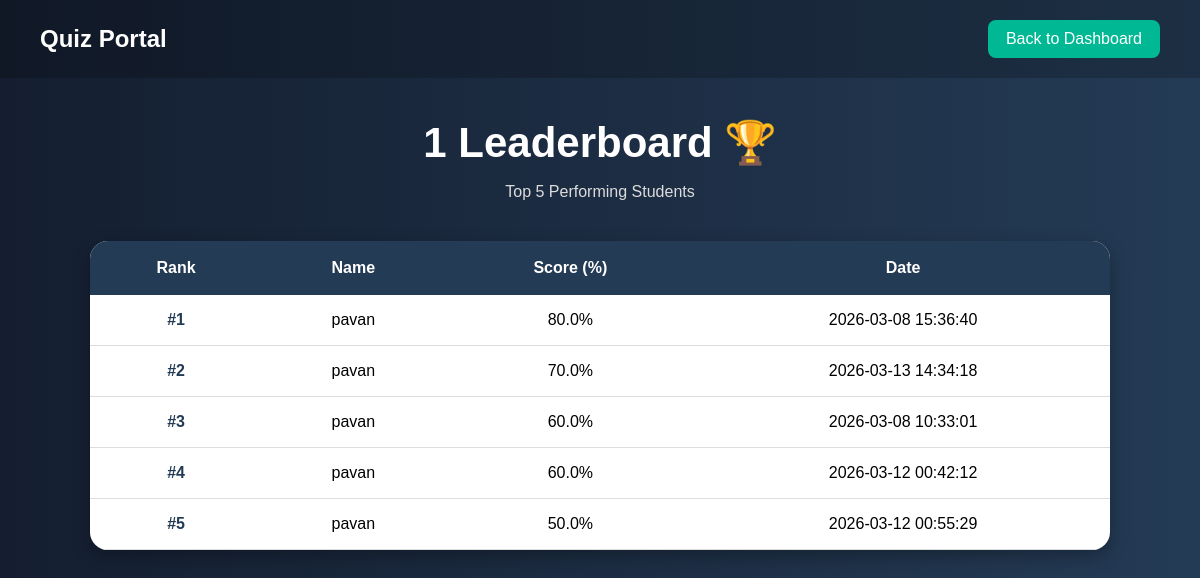
The page /leaderboard/1 on the database its author committed.
### tables this page shows
CREATE TABLE test_history (
    id INTEGER PRIMARY KEY AUTOINCREMENT,
    category TEXT,
    score INTEGER,
    total INTEGER,
    percentage REAL,
    date TIMESTAMP DEFAULT CURRENT_TIMESTAMP
    , user_id INTEGER, difficulty TEXT);

CREATE TABLE users (
            id INTEGER PRIMARY KEY AUTOINCREMENT,
            name TEXT NOT NULL,
            email TEXT UNIQUE NOT NULL,
            password TEXT NOT NULL,
            role TEXT DEFAULT 'user',
            created_at TEXT
        );

### app.py (the view)
@app.route("/leaderboard/<int:category>")
def leaderboard(category):
    conn = get_db()
    cursor = conn.cursor()
    cursor.execute(
        """SELECT users.name,
       (test_history.score * 100.0 / test_history.total) AS percentage,
       test_history.date
       FROM test_history
       JOIN users ON users.id = test_history.user_id
       WHERE category = ?
       ORDER BY percentage DESC
       LIMIT 5
       """,(category,)
       )
    top_students = cursor.fetchall()
    conn.close()
    return render_template("leaderboard.html", category=category, top_students=top_students)

### app.py (called while the page is built)
def get_db():
    conn = sqlite3.connect("database.db")
    conn.execute("PRAGMA foreign_keys = ON")
    return conn

### templates/leaderboard.html (shortened to what this page needs)
<!DOCTYPE html>
<html lang="en">
<head>
</head>
<body>
    <div class="navbar">
        <h2>Quiz Portal</h2>
        <a href="{{ url_for('dashboard') }}" class="back-btn">
            Back to Dashboard
        </a>
    </div>
    <div class="main">
        <h1>{{ category }} Leaderboard 🏆</h1>
        <p>Top 5 Performing Students</p>
    </div>
    {% if top_students %}
    <div class="table-container">
        <table>
            <tr>
                <th>Rank</th>
                <th>Name</th>
                <th>Score (%)</th>
                <th>Date</th>
            </tr>
            {% for student in top_students %}
            <tr>
                <td class="rank">
                    #{{ loop.index }}
                </td>
                <td>{{ student[0] }}</td>
                <td>{{ student[1] }}%</td>
                <td>{{ student[2] }}</td>
            </tr>
            {% endfor %}
        </table>
    </div>
    {% else %}
    <div class="empty-box">
        <h2>No Attempts Yet 😔</h2>
        <p>Be the first student to appear on the leaderboard.</p>
    </div>
    {% endif %}
</body>
</html>

### templates/leaderboard.html (style rules this page uses)
body { margin: 0; font-family: Arial, sans-serif; background: linear-gradient(to right, #141e30, #243b55); color: white; }
.navbar { display: flex; justify-content: space-between; align-items: center; padding: 20px 40px; background-color: rgba(0, 0, 0, 0.2); }
.navbar h2 { margin: 0; }
.back-btn { text-decoration: none; color: white; background-color: #00b894; padding: 10px 18px; border-radius: 8px; transition: 0.3s ease; }
.main { text-align: center; margin-top: 40px; }
.main h1 { font-size: 42px; margin-bottom: 10px; }
.main p { color: #dcdcdc; }
.table-container { width: 85%; margin: 40px auto; background-color: white; border-radius: 18px; overflow: hidden; box-shadow: 0px 6px 18px rgba(0, 0, 0, 0.3); animation: fadeIn 0.8s ease; }
table { width: 100%; border-collapse: collapse; color: black; }
th { background-color: #243b55; color: white; padding: 18px; font-size: 16px; }
td { padding: 16px; text-align: center; border-bottom: 1px solid #ddd; }
.rank { font-weight: bold; color: #243b55; }

### rows shown on the page
test_history: name "pavan", percentage "80.0", date "2026-03-08 15:36:40"
test_history: name "pavan", percentage "70.0", date "2026-03-13 14:34:18"
test_history: name "pavan", percentage "60.0", date "2026-03-08 10:33:01"
test_history: name "pavan", percentage "60.0", date "2026-03-12 00:42:12"
test_history: name "pavan", percentage "50.0", date "2026-03-12 00:55:29"

### other values the page prints
{{ category }} "1"
